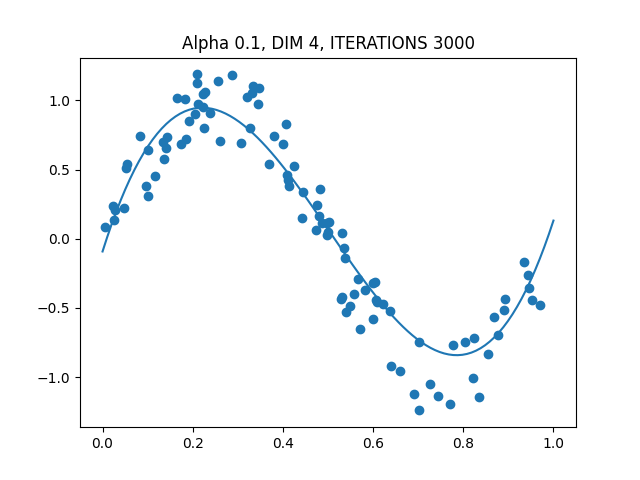

Generate this figure with Python:
import math
import matplotlib.pyplot as plt
import numpy as np


def task1():
    x = np.random.rand(100)
    epsilon = np.random.uniform(low=-0.3, high=0.3, size=100)
    y = np.sin(2*math.pi*x)+epsilon
    data_points = np.dstack((x, y))
    data_points = np.squeeze(data_points)
    return data_points


def stochastic_gradient_descent(iterations, dim, alpha):
    data_points = task1()
    theta = np.random.uniform(low=-0.5, high=0.5, size=dim)
    for z in range(0, iterations):
        for i in range(0, 100):
            for j in range(0, dim):
                theta[j] = theta[j] + alpha*(data_points[i][1] - h(theta, data_points[i][0]))*math.pow(data_points[i][0], j)
    return theta


def h(theta, x):
    sum = 0
    for z in range(theta.size):
        sum = sum + theta[z] * math.pow(x, z)
    return sum


def create_polynomial(theta, precision=100, dim=2):
    x = np.linspace(0, 1, precision)
    y = np.zeros_like(x)
    for i in range(0, y.shape[0]):
        sum = 0
        for j in range(0, dim):
            sum = sum + math.pow(x[i], j)*theta[j]
        y[i] = sum
    return x, y


if __name__ == "__main__":
    ALPHA = 0.1
    DIM = 4
    ITERATIONS = 3000
    data_distr = task1()
    result = stochastic_gradient_descent(ITERATIONS, DIM, ALPHA)
    print(result)
    plt.scatter(data_distr[:,0], data_distr[:,1])
    poly_x, poly_y = create_polynomial(theta=result, dim=DIM)
    print(poly_y)
    plt.plot(poly_x, poly_y)
    plt.title(f"Alpha {ALPHA}, DIM {DIM}, ITERATIONS {ITERATIONS}")
    plt.show()
